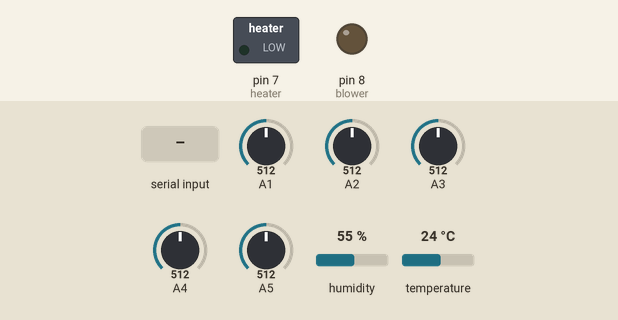
This sketch was run on a simulated Arduino Uno, built with avr-gcc and run on an emulated ATmega328P. On the bench: switched loads named in the sketch (green lamp = pin HIGH), output pins drawn as LEDs (lit = HIGH). Inputs (shaded band) come from the test bench; at power-on: A1 = 512, A2 = 512, A3 = 512, A4 = 512, A5 = 512, humidity 55 %, temperature 24 °C. What the sketch prints to the serial monitor is not drawn.

Above: at 2.7 s.
2.8 s: "30,150\n" received over Serial
At 14.1 s:
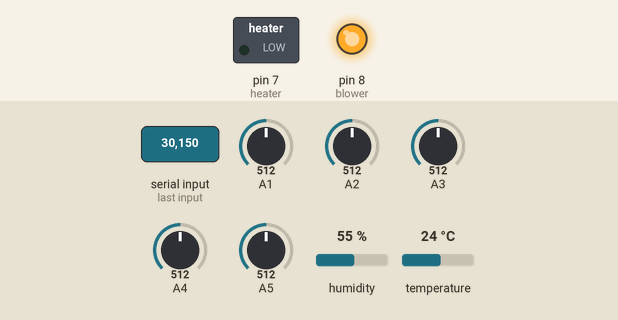
15.0 s: "1\n" received over Serial
At 20.8 s:
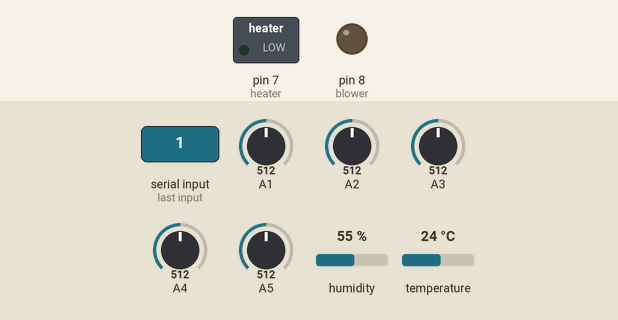
Timing chart, 0 to 22.3 s (numbered marks = the images above; inputs shaded):
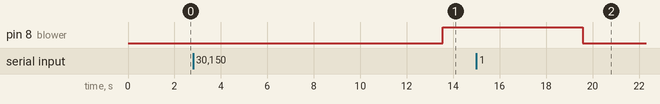

The sketch:

main.ino
```cpp
#include <dht.h>

#define dht_apin A0 // Analog Pin dht

#define thermoTR A1 // Analog Pin for thermistor
#define thermoTL A2 // Analog Pin for thermistor
#define thermoBR A3 // Analog Pin for thermistor
#define thermoBL A4 // Analog Pin for thermistor
#define thermoBM A5 // Analog Pin for thermistor

#define heater 7
#define blower 8

dht DHT;

double thermoReadTR;
double thermoReadTL;
double thermoReadBR;
double thermoReadBL;
double thermoReadBM;
double dhtRead;

int temperature_mode = 0;

double temp;
double humidity;

double reference_humidity = 50;
double reference_temperature = 37.0;

void setup()
{
    /*
     * Heater relay PinMode direction as Output
     * intialized as Low signal.
     */
    pinMode(heater, OUTPUT);
    digitalWrite(heater, LOW);

    /*
     * Blower relay PinMode direction as Output
     * intialized as Low signal.
     */
    pinMode(blower, OUTPUT);
    digitalWrite(blower, LOW);

    /*
     * Baud Rate Serial as 9600
     * Delay for 500 ms to untill checking stablity state
     * Delay for 1000 ms before accessing Sensor
     */
    Serial.begin(9600);
    delay(500);  // Delay to let system boot
    delay(1000); // Wait before accessing Sensor

} // end "setup()"

void loop()
{
    // Start of Program

    // get the four readings for the temperature sensed
    /*
     *   Top Right thermistor readings
     *   Top Left thermistor readings
     *   Bottom Right thermistor readings
     *   Bottom left thermistor readings
     */
    thermoReadTR = getTemp(thermoTR);
    thermoReadTL = getTemp(thermoTL);
    thermoReadBR = getTemp(thermoBR);
    thermoReadBL = getTemp(thermoBL);
    thermoReadBM = getTemp(thermoBM);

    /*
     * Get Humidity rate
     */
    dhtRead = getDHT();

    // Declaring the message's dilamiter
    String x = ",";
    String start_end = "#";

    /*
     * Send data stream as array of strings
     * ["#", "thermoReadTR", "," , "thermoReadTL", "," , "thermoReadBR", "," , "thermoReadBL", ","
     * , "thermoReadBM", ",", "Humidity"]
     */
    String Data = start_end + String(thermoReadTR) + x + String(thermoReadTL) + x + String(thermoReadBR) + x +
                  String(thermoReadBL) + x + String(thermoReadBM) + x + String(humidity);
    Serial.print(Data);
    delay(1000);

    String message = String(Serial.parseInt(), DEC);
    /*
     *  Recieve tempMode
     */
    String message_tempMode = String(message[0]);
    temperature_mode = message_tempMode.toDouble();

    /*
     *  Check if temp_mode not equal zero --> take the whole data stream
     */
    if (temperature_mode != 0)
    {
    // Temperature Notification
    String message_temp = String(message[1]) + String(message[2]) + '.' + String(message[3]);
    reference_temperature = message_temp.toDouble();

    // Humidity Notification
    String message_humidity = String(message[4]) + String(message[5]) + '.' + String(message[6]);
    reference_humidity = message_humidity.toDouble();
    }

    /*
     *   1 ---> Air Mode
     *   0 ---> Baby Mode
     */
    if (temperature_mode == 1)
    {
        /*
         * Air Mode activated
         *     --> Get Average temperature of the four thermistors
         *           ~ Condition (Average temperature < refrence temperature sent)
         *               # Turn on Blower to heat
         *           ~ Otherwise
         *               # Close turn off the blower
         *           ~ Condition (Humidity < reference humidity sent)
         *               # Turn on the heater to get water vabour to increase the humidity
         *           ~  Otherwise
         *                # Turn off the heater
         */
        double AVG_temp = (thermoReadTR + thermoReadTL + thermoReadBR + thermoReadBM) / 4;

        if (AVG_temp < reference_temperature)
        {
            digitalWrite(blower, HIGH);
        }
        else
        {
            digitalWrite(blower, LOW);
        }

        // if (humidity < reference_humidity)
        // {
        //     digitalWrite(heater, HIGH);
        // }
        // else
        // {
        //     digitalWrite(heater, LOW);
        // }
    }
    else if (temperature_mode == 2)
    {
        /*
         * Baby Mode activated
         *           ~ Condition (Baby temperature < refrence temperature sent)
         *               # Turn on Blower to heat
         *           ~ Otherwise
         *               # Close turn off the blower
         *           ~ Condition (Humidity < reference humidity sent)
         *               # Turn on the heater to get water vabour to increase the humidity
         *           ~  Otherwise
         *                # Turn off the heater
         */

        if (thermoReadBM < reference_temperature)
        {
            digitalWrite(blower, HIGH);
        }
        else
        {
            digitalWrite(blower, LOW);
        }

        // if (humidity < reference_humidity)
        // {
        //     digitalWrite(heater, HIGH);
        // }
        // else
        // {
        //     digitalWrite(heater, LOW);
        // }
    }

} // end loop(

double getDHT()
{
    double dht = DHT.read11(dht_apin);
    delay(5000); // Wait 5 seconds before accessing sensor again.
    return DHT.humidity;
}

double getTemp(double thermistor_output)
{
    int thermistor_adc_val;
    double output_voltage, thermistor_resistance, therm_res_ln, temperature;
    thermistor_adc_val = analogRead(thermistor_output);
    output_voltage = ((thermistor_adc_val * 5.0) / 1023.0);
    thermistor_resistance = ((5 * (10.0 / output_voltage)) - 10); /* Resistance in kilo ohms */
    thermistor_resistance = thermistor_resistance * 1000;         /* Resistance in ohms   */
    therm_res_ln = log(thermistor_resistance);
    temperature = (1 / (0.001129148 + (0.000234125 * therm_res_ln) + (0.0000000876741 * therm_res_ln * therm_res_ln * therm_res_ln))); /* Temperature in Kelvin */
    temperature = temperature - 273.15;                                                                                                /* Temperature in degree Celsius */

    return temperature;
}
```

Measured:
- after the input at 2.8 s, pin 8 (blower): LOW → HIGH after 10.8 s
- after the input at 15.0 s, pin 8 (blower): HIGH → LOW after 4.6 s
